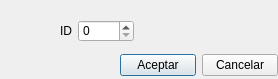
<?xml version="1.0" encoding="UTF-8"?>
<ui version="4.0">
 <class>DelClient</class>
 <widget class="QDialog" name="DelClient">
  <property name="geometry">
   <rect>
    <x>0</x>
    <y>0</y>
    <width>278</width>
    <height>79</height>
   </rect>
  </property>
  <property name="windowTitle">
   <string>Eliminar</string>
  </property>
  <widget class="QWidget" name="">
   <property name="geometry">
    <rect>
     <x>60</x>
     <y>20</y>
     <width>74</width>
     <height>22</height>
    </rect>
   </property>
   <layout class="QGridLayout" name="gridLayout">
    <item row="0" column="0">
     <widget class="QLabel" name="label">
      <property name="text">
       <string>ID</string>
      </property>
     </widget>
    </item>
    <item row="0" column="1">
     <widget class="QSpinBox" name="id">
      <property name="maximum">
       <number>99999</number>
      </property>
     </widget>
    </item>
   </layout>
  </widget>
  <widget class="QWidget" name="">
   <property name="geometry">
    <rect>
     <x>120</x>
     <y>50</y>
     <width>158</width>
     <height>31</height>
    </rect>
   </property>
   <layout class="QGridLayout" name="gridLayout_2">
    <item row="0" column="0">
     <widget class="QPushButton" name="ok">
      <property name="text">
       <string>Aceptar</string>
      </property>
     </widget>
    </item>
    <item row="0" column="1">
     <widget class="QPushButton" name="cancel">
      <property name="text">
       <string>Cancelar</string>
      </property>
     </widget>
    </item>
   </layout>
  </widget>
 </widget>
 <resources/>
 <connections/>
</ui>
